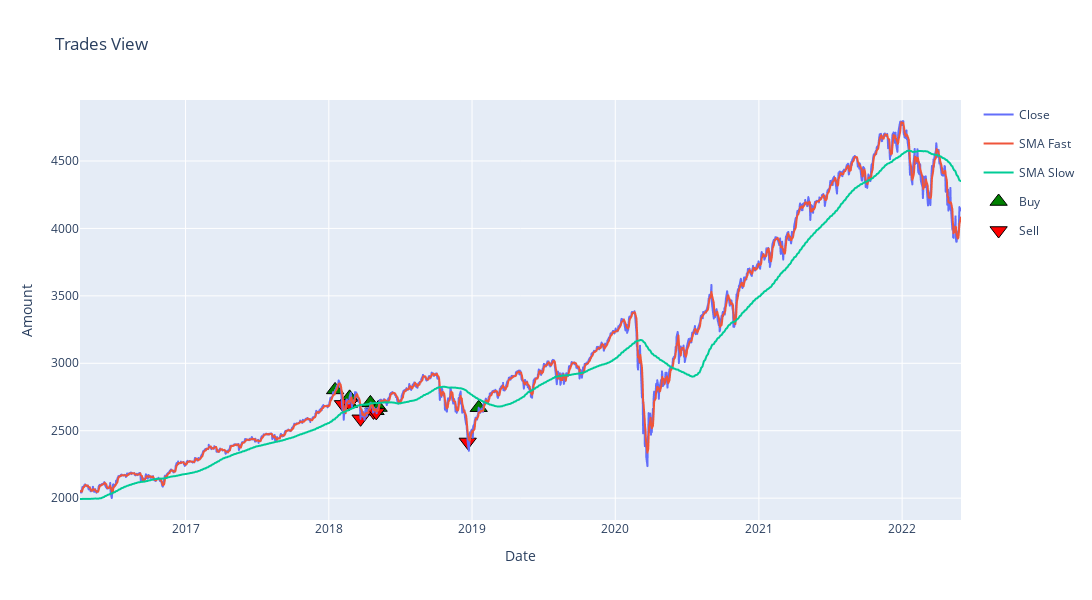

Notebook code for this chart:
### Code cell
plot_trades(svm_signals_df)

### Figure 1 — Plotly figure (JSON) as saved in the notebook; plotly's stock layout.template omitted (floating-point values rounded to 4 significant figures; data arrays with more than 128 entries replaced by an {"elided": "..."} marker saying what was removed)
{"data": [{"hovertemplate": "variable=Close<br>Date=%{x}<br>value=%{y}<extra></extra>", "legendgroup": "Close", "line": {"color": "#636efa", "dash": "solid"}, "marker": {"symbol": "circle"}, "mode": "lines", "name": "Close", "showlegend": true, "type": "scattergl", "x": {"elided": "1549 str values"}, "xaxis": "x", "y": {"elided": "1549 float values"}, "yaxis": "y"}, {"hovertemplate": "variable=SMA Fast<br>Date=%{x}<br>value=%{y}<extra></extra>", "legendgroup": "SMA Fast", "line": {"color": "#EF553B", "dash": "solid"}, "marker": {"symbol": "circle"}, "mode": "lines", "name": "SMA Fast", "showlegend": true, "type": "scattergl", "x": {"elided": "1549 str values"}, "xaxis": "x", "y": {"elided": "1549 float values"}, "yaxis": "y"}, {"hovertemplate": "variable=SMA Slow<br>Date=%{x}<br>value=%{y}<extra></extra>", "legendgroup": "SMA Slow", "line": {"color": "#00cc96", "dash": "solid"}, "marker": {"symbol": "circle"}, "mode": "lines", "name": "SMA Slow", "showlegend": true, "type": "scattergl", "x": {"elided": "1549 str values"}, "xaxis": "x", "y": {"elided": "1549 float values"}, "yaxis": "y"}, {"hovertemplate": "variable=Buy<br>Date=%{x}<br>value=%{y}<extra></extra>", "legendgroup": "Buy", "marker": {"color": "green", "line": {"color": "black", "width": 1}, "size": 15, "symbol": "triangle-up"}, "mode": "markers", "name": "Buy", "orientation": "v", "showlegend": true, "type": "scatter", "x": ["2018-01-17T00:00:00", "2018-02-21T00:00:00", "2018-02-23T00:00:00", "2018-04-17T00:00:00", "2018-04-30T00:00:00", "2018-05-08T00:00:00", "2019-01-18T00:00:00"], "xaxis": "x", "y": [2803.0, 2701.0, 2747.0, 2706.0, 2648.0, 2672.0, 2671.0], "yaxis": "y"}, {"hovertemplate": "variable=Sell<br>Date=%{x}<br>value=%{y}<extra></extra>", "legendgroup": "Sell", "marker": {"color": "red", "line": {"color": "black", "width": 1}, "size": 15, "symbol": "triangle-down"}, "mode": "markers", "name": "Sell", "orientation": "v", "showlegend": true, "type": "scatter", "x": ["2018-02-06T00:00:00", "2018-02-22T00:00:00", "2018-03-23T00:00:00", "2018-04-25T00:00:00", "2018-05-02T00:00:00", "2018-12-21T00:00:00"], "xaxis": "x", "y": [2695.0, 2704.0, 2588.0, 2639.0, 2636.0, 2417.0], "yaxis": "y"}], "layout": {"height": 600, "title": {"text": "Trades View"}, "width": 1200, "xaxis": {"title": {"text": "Date"}}, "yaxis": {"title": {"text": "Amount"}}}}
